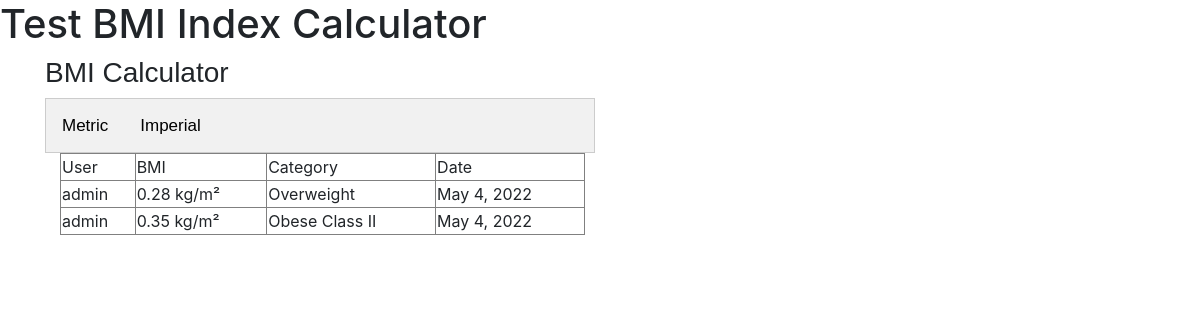
The app's page /, older data.
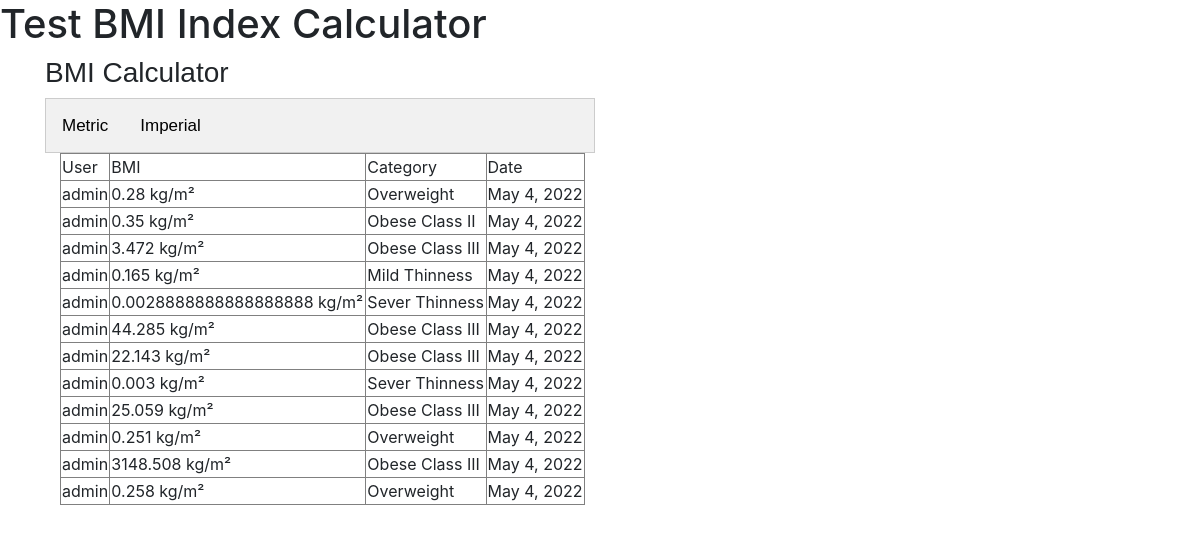
The same page, newer data.
### bmi/models.py (models this page shows, shortened)
class Bmi(models.Model):
    user=models.ForeignKey(User, on_delete=models.CASCADE)
    weight = models.FloatField()
    height = models.FloatField()
    bmi = models.FloatField()
    trackDate = models.DateField(auto_now_add=True)
    def status(self):
        if self.bmi < 0.16:
            state = "Sever Thinness"
            return state
        elif self.bmi >= 0.16 and self.bmi < 0.18:
            state = "Mild Thinness"
            return state
        elif self.bmi >= 0.18 and self.bmi < 0.25:
            state = "Normal"
            return state
        elif self.bmi >= 0.25 and self.bmi < 0.30:
            state = "Overweight"
            return state
        elif self.bmi >= 0.30 and self.bmi < 0.35:
            state = "Obese Class I"
            return state
        elif self.bmi >= 0.35 and self.bmi < 0.40:
            state = "Obese Class II"
            return state
        elif self.bmi >= 0.40:
            state = "Obese Class III"
            return state

### bmi/views.py (the view, shortened to what this page needs)
# urls.py: path('', indexView.as_view(), name="index-view")
class indexView(CreateView):
    model = Bmi
    fields = ['height', 'weight']
    template_name = 'bmi/index.html'
    success_url = '/'
    def get_context_data(self, **kwargs):
        context = super().get_context_data(**kwargs)
        context['page'] = 'index'
        state = Bmi.objects.all()
        context['track_list'] = state
        return context

### bmi/templates/bmi/index.html (shortened to what this page needs)
{% extends 'base.html' %}
{% block content %}
<h1>Test BMI Index Calculator</h1>
<div class="container">
    <div class="form-row">
        <div class="col-md-6 col-sm-12 col-xs-12">
            <div class="tab-bmi">
                <h3>BMI Calculator</h3>
                <div class="tab">
                    <button  class="tablinks" onclick="openUnit(event, 'metric')">Metric</button>
                    <button  class="tablinks" onclick="openUnit(event, 'imperial')">Imperial</button>
                </div>
                  </div>
                </div>
            </div>
        </div>
<div class="container">
    {% if page == "index"  %}
    <div class="table-row">
        <div class="col-md-6 col-sm-12 col-xs-12">
            <table style="width:100%" border="1px solid">
                <tr>
                  <td>User</td>
                  <td>BMI</td>
                  <td>Category</td>
                  <td>Date</td>
                </tr>
                {% for data in track_list %}
                <tr>
                  <td>{{data.user}}</td>
                  <td>{{data.bmi}} kg/m²</td>
                  <td>{{data.status}}</td>
                  <td>{{data.trackDate}}</td>
                </tr>
                {% endfor %}
              </table>
        </div>
    </div>
    {% endif %}
</div>
{% endblock %}

Row changes from the older to the newer data that the page shows:
added Bmi: user "admin", bmi "3.472", status "Obese Class III", trackDate "May 4, 2022"
added Bmi: user "admin", bmi "0.165", status "Mild Thinness", trackDate "May 4, 2022"
added Bmi: user "admin", bmi "0.0028888888888888888", status "Sever Thinness", trackDate "May 4, 2022"
added Bmi: user "admin", bmi "44.285", status "Obese Class III", trackDate "May 4, 2022"
added Bmi: user "admin", bmi "22.143", status "Obese Class III", trackDate "May 4, 2022"
added Bmi: user "admin", bmi "0.003", status "Sever Thinness", trackDate "May 4, 2022"
added Bmi: user "admin", bmi "25.059", status "Obese Class III", trackDate "May 4, 2022"
added Bmi: user "admin", bmi "0.251", status "Overweight", trackDate "May 4, 2022"
added Bmi: user "admin", bmi "3148.508", status "Obese Class III", trackDate "May 4, 2022"
added Bmi: user "admin", bmi "0.258", status "Overweight", trackDate "May 4, 2022"
